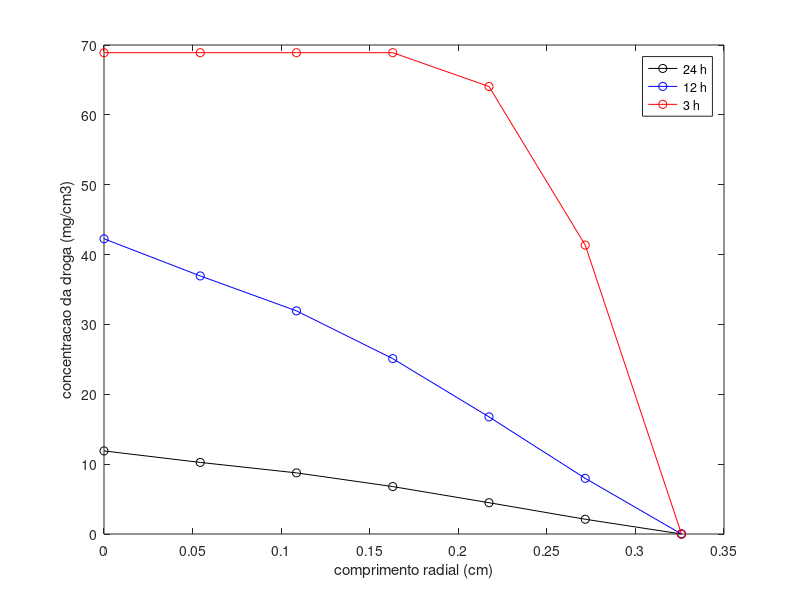

MATLAB code for this plot:
clc
clear
close all

%% Pratica do Grupo D - Questao 2


%Condicoes inicias
Dab = 3*10^(-7)*60*60; %Coeficiente de difusao
R = 0.326; %raio final
n = 6; %passo
tf = 48; %tempo final
dr = R/n; %delta do raio
dt = 0.5; %delta do tempo
kmax = tf; %tempo maximo
lambda = Dab*dt/dr^2; %constante de calculo

%Condicoes de contorno
CxR = 0; 
Cx0 = 68.9; 
C = Cx0*ones(n,1);
k = 1;
CA(1:n+1,k) = Cx0;
CA(n+1,2:kmax+1) = CxR;
vt(k) = 0;


r(n) = 0;

for i = 1:n
  r(i+1) = r(i) + dr;
endfor

%% Calculo das concentracoes pelo tempo e pelo raio

for k = 1:kmax
  vt(k+1) = vt(k) + dt;

  CA(1,k+1) = (lambda*(CA(2,k)-2*CA(1,k) + CA(2,k))) + CA(1,k);
 
  for i = 2:n
    lambda_2 = 2*Dab*dt/(dr*r(i));
    CA(i,k+1) = (lambda*(CA(i+1,k)-2*CA(i,k) + CA(i-1,k))) + CA(i,k) + (lambda_2*(CA(i+1,k) - CA(i,k)));
  endfor
endfor

%Perfil da concentracao no raio 0 em qualquer tempo CA(0,t)
disp('Perfil de concentracao no raio 0 em qualquer tempo')
CA(1,:)'

%Graficos
plot(0:dr:R,CA(1:n+1,kmax+1),'o-k')
hold on
plot(0:dr:R,CA(1:n+1,48/2),'o-b')
hold on
plot(0:dr:R,CA(1:n+1,48/12),'o-r')
xlabel('comprimento radial (cm)')
ylabel('concentracao da droga (mg/cm3)')
legend('24 h', '12 h', '3 h')